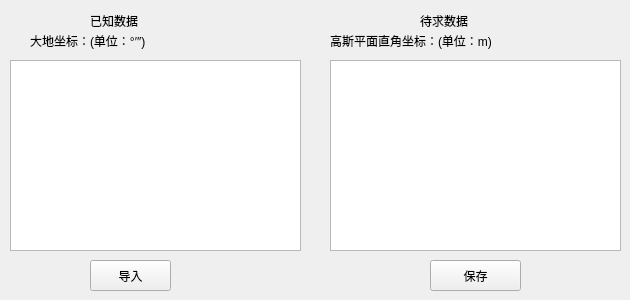
    <widget class="QWidget" name="page_4">
     <widget class="QLabel" name="label_62">
      <property name="geometry">
       <rect>
        <x>30</x>
        <y>30</y>
        <width>161</width>
        <height>21</height>
       </rect>
      </property>
      <property name="text">
       <string>大地坐标：(单位：°′″)</string>
      </property>
     </widget>
     <widget class="QPushButton" name="importBtn4">
      <property name="geometry">
       <rect>
        <x>90</x>
        <y>260</y>
        <width>81</width>
        <height>31</height>
       </rect>
      </property>
      <property name="text">
       <string>导入</string>
      </property>
     </widget>
     <widget class="QLabel" name="label_63">
      <property name="geometry">
       <rect>
        <x>90</x>
        <y>10</y>
        <width>54</width>
        <height>21</height>
       </rect>
      </property>
      <property name="text">
       <string>已知数据</string>
      </property>
     </widget>
     <widget class="QLabel" name="label_64">
      <property name="geometry">
       <rect>
        <x>420</x>
        <y>10</y>
        <width>81</width>
        <height>21</height>
       </rect>
      </property>
      <property name="text">
       <string>待求数据</string>
      </property>
     </widget>
     <widget class="QLabel" name="label_65">
      <property name="geometry">
       <rect>
        <x>330</x>
        <y>30</y>
        <width>161</width>
        <height>21</height>
       </rect>
      </property>
      <property name="text">
       <string>高斯平面直角坐标：(单位：m)</string>
      </property>
     </widget>
     <widget class="QTableWidget" name="tableWidget8">
      <property name="geometry">
       <rect>
        <x>330</x>
        <y>60</y>
        <width>291</width>
        <height>191</height>
       </rect>
      </property>
      <property name="focusPolicy">
       <enum>Qt::NoFocus</enum>
      </property>
      <property name="frameShadow">
       <enum>QFrame::Raised</enum>
      </property>
     </widget>
     <widget class="QTableWidget" name="tableWidget7">
      <property name="geometry">
       <rect>
        <x>10</x>
        <y>60</y>
        <width>291</width>
        <height>191</height>
       </rect>
      </property>
      <property name="focusPolicy">
       <enum>Qt::NoFocus</enum>
      </property>
      <property name="styleSheet">
       <string notr="true"/>
      </property>
      <property name="frameShadow">
       <enum>QFrame::Raised</enum>
      </property>
     </widget>
     <widget class="QPushButton" name="saveBtn4">
      <property name="geometry">
       <rect>
        <x>430</x>
        <y>260</y>
        <width>91</width>
        <height>31</height>
       </rect>
      </property>
      <property name="styleSheet">
       <string notr="true"/>
      </property>
      <property name="text">
       <string>保存</string>
      </property>
     </widget>
    </widget>
